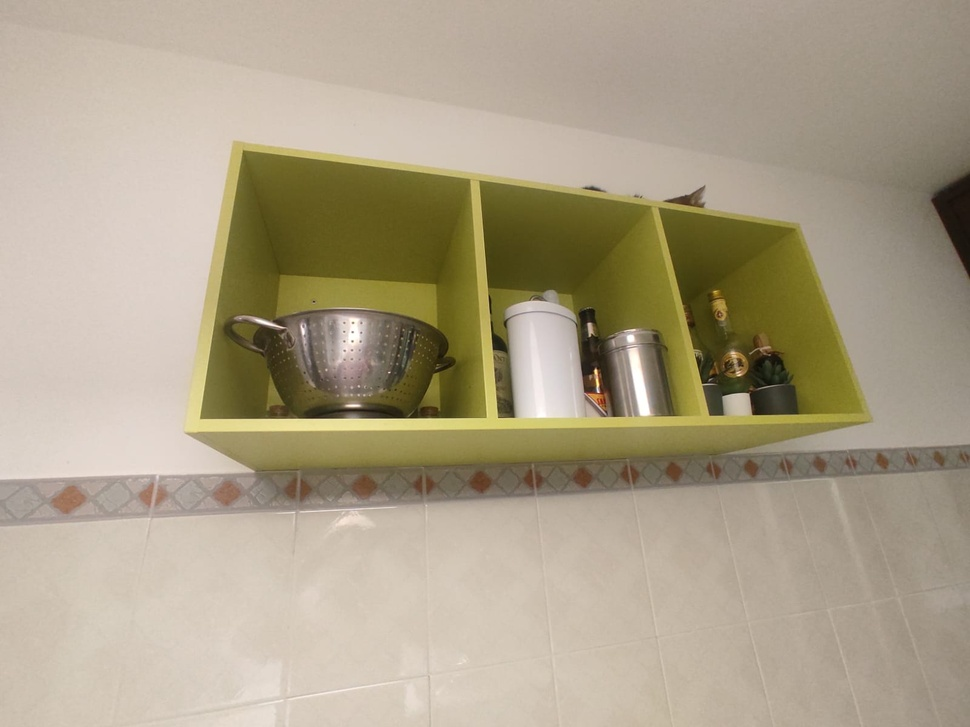
%> input picture Assignment/Homework Image.jpg, 970 x 727 px, shrunk from 1600 x 1200 before the run
$ octave CabinetMaskExtraction.m   (GNU Octave 9; MATLAB toolbox functions it lacks are replaced by stand-ins)
%> lines starting %> are read from the running program, lines starting %| are printed output that depends on the picture; in (x1, y1, x2, y2) boxes, pixels count from 0 and x2, y2 are one past the last pixel; in counts of white or black regions, pixels touching at a corner belong together; the program's own positions count from 1
close all;
clc;
clear;

%% Load the image
im = imread('../../Assignment/Homework Image.jpg');
%> im is the input picture: size 727x970x3 uint8; mean R, G, B 171.7, 160.1, 136.4

%% Convert the image to HSV
im_hsv = rgb2hsv(im);
%> im_hsv: size 727x970x3 double; mean H, S, V 0.101, 0.247, 0.673

%% Plot all the channels
figure;
subplot(2, 3, 1);
imshow(im(:, :, 1));
title('Red Channel');

subplot(2, 3, 2);
imshow(im(:, :, 2));
title('Green Channel');

subplot(2, 3, 3);
imshow(im(:, :, 3));
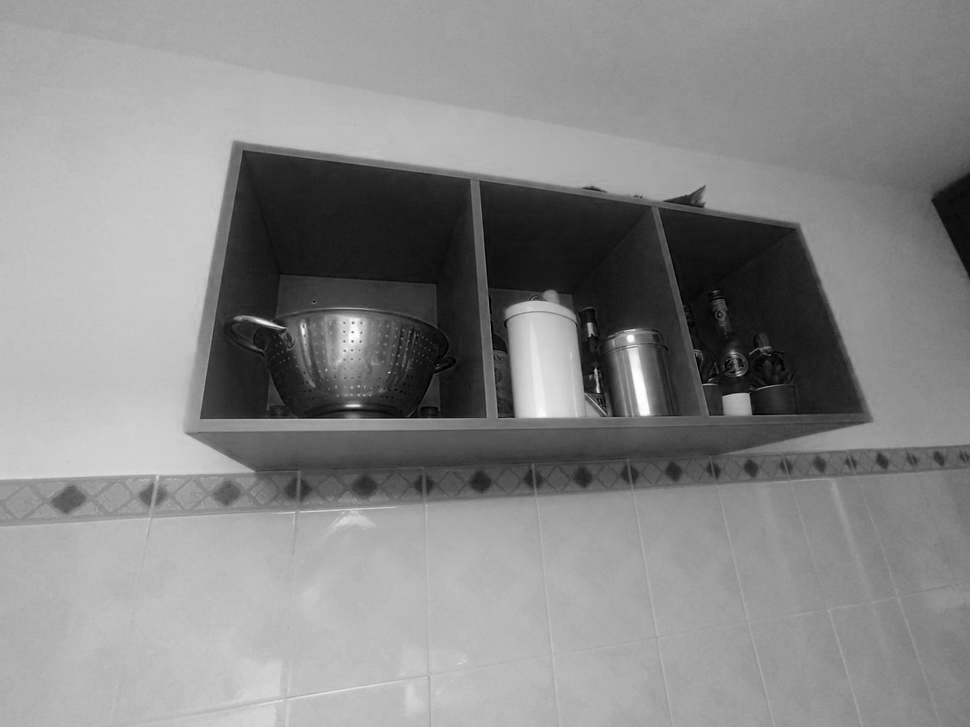
%> displayed picture: size 727x970, on the screen's scale of 0 to 255; min 0, max 255, mean 136.4
title('Blue Channel');

subplot(2, 3, 4);
imshow(im_hsv(:, :, 1));
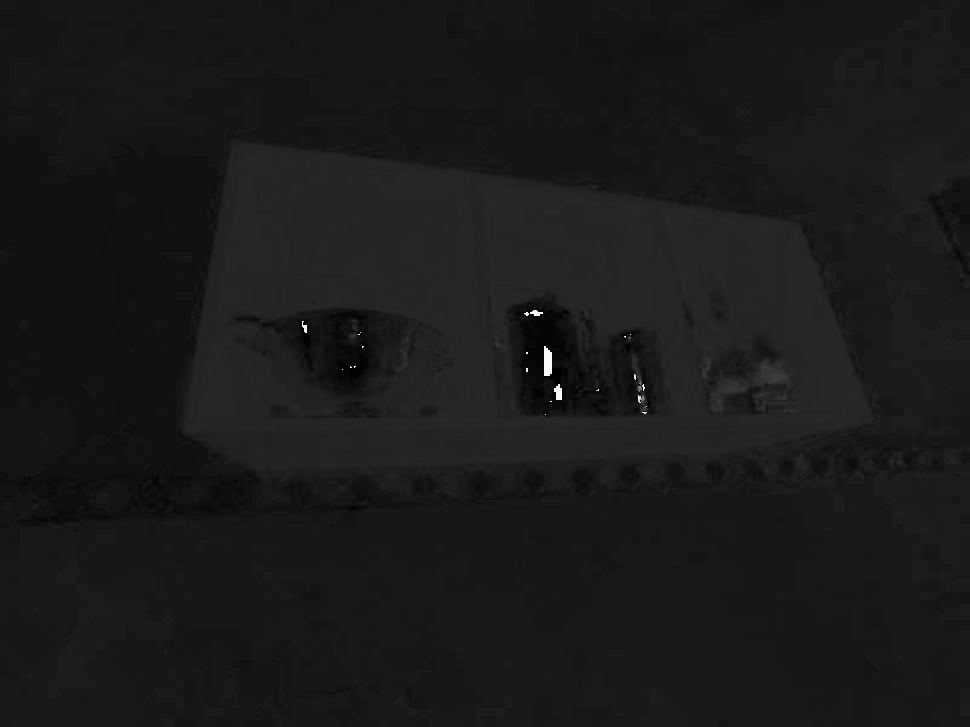
%> displayed picture: size 727x970, on the screen's scale of 0 to 255; min 0, max 253, mean 25.7
title('Hue Channel');

subplot(2, 3, 5);
imshow(im_hsv(:, :, 2));
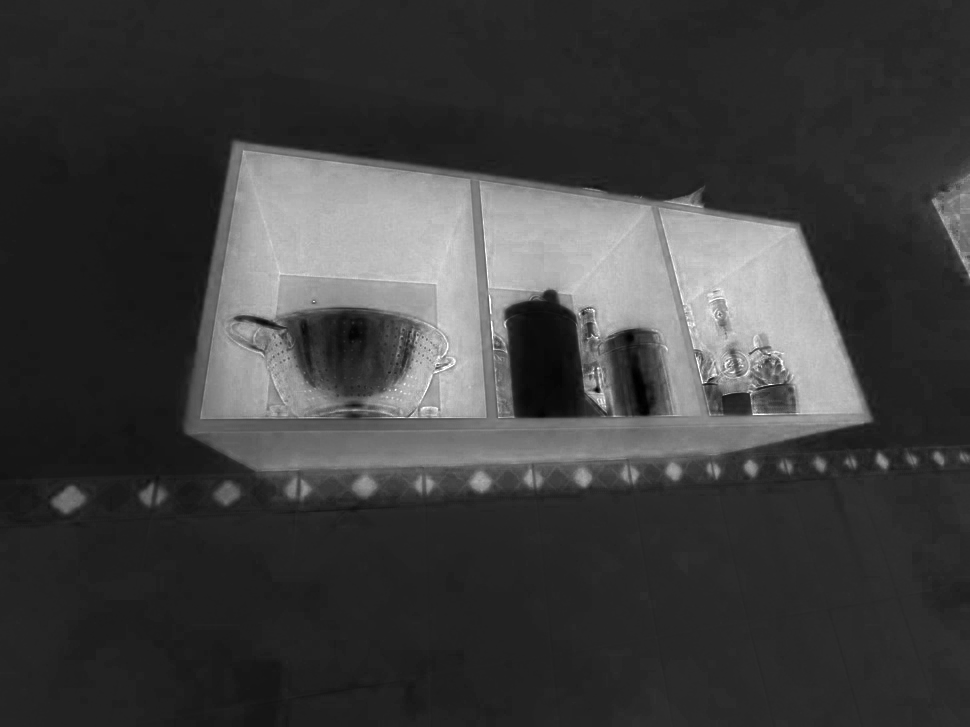
%> displayed picture: size 727x970, on the screen's scale of 0 to 255; min 0, max 255, mean 62.9
title('Saturation Channel');

subplot(2, 3, 6);
imshow(im_hsv(:, :, 3));
title('Value Channel');
impixelinfo;

%% Plot the channels as 3d surfeces
figure;
subplot(2, 3, 1);
surf(im(:, :, 1), 'EdgeColor', 'none', 'FaceColor', 'interp');
title('Red Channel');

subplot(2, 3, 2);
surf(im(:, :, 2), 'EdgeColor', 'none', 'FaceColor', 'interp');
title('Green Channel');

subplot(2, 3, 3);
surf(im(:, :, 3), 'EdgeColor', 'none', 'FaceColor', 'interp');
title('Blue Channel');

subplot(2, 3, 4);
surf(im_hsv(:, :, 1), 'EdgeColor', 'none', 'FaceColor', 'interp');
title('Hue Channel');

subplot(2, 3, 5);
surf(im_hsv(:, :, 2), 'EdgeColor', 'none', 'FaceColor', 'interp');
title('Saturation Channel');

subplot(2, 3, 6);
surf(im_hsv(:, :, 3), 'EdgeColor', 'none', 'FaceColor', 'interp');
title('Value Channel');

%% Mask the saturation channel with a threshold
sat_threshold = 0.3;
sat_mask = im_hsv(:, :, 2) > sat_threshold;
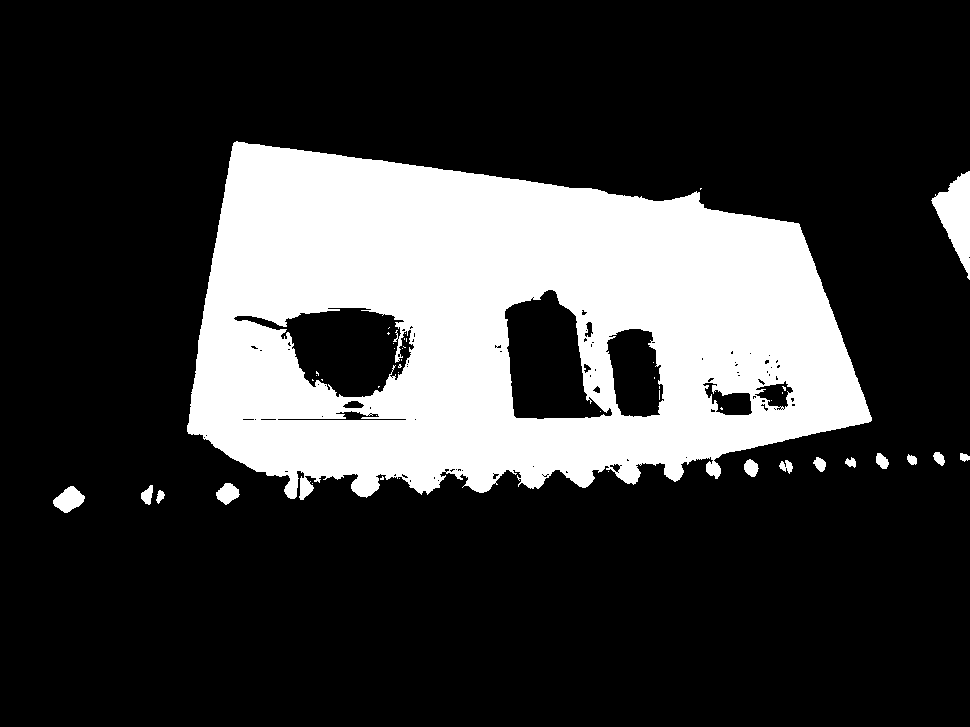
%> sat_mask: size 727x970 logical; 23.2% white; 46 white regions (32 under 20 px), largest, box (x1, y1, x2, y2) and area: (187, 141, 872, 500) 159078, (931, 171, 970, 280) 2159, (53, 486, 85, 513) 527

green_threshold = 30;
green_mask = im(:, :, 2) > green_threshold;
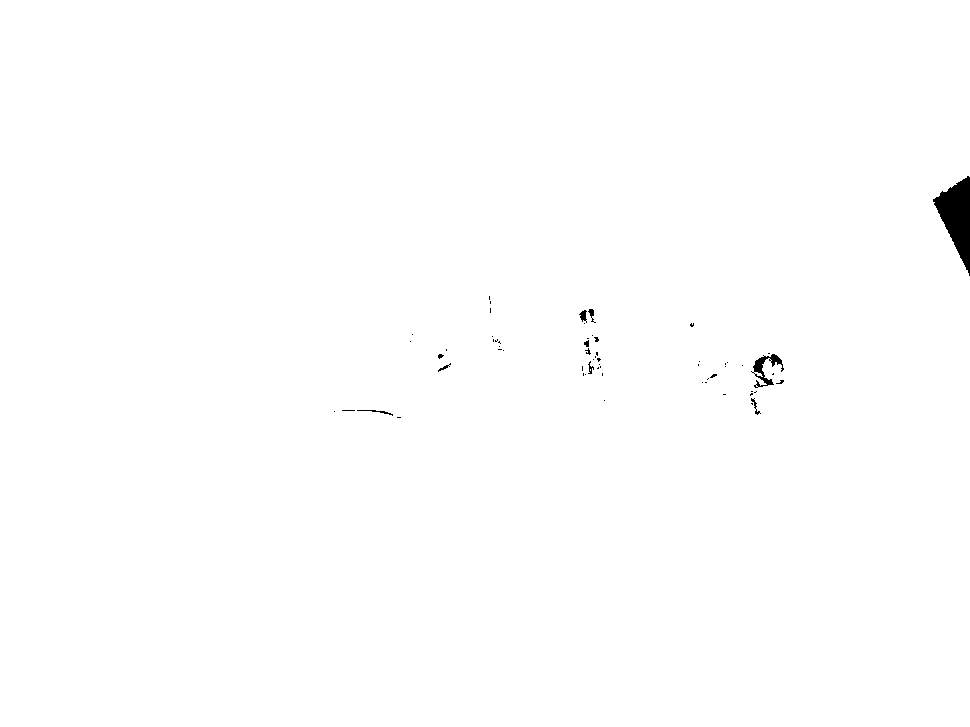
%> green_mask: size 727x970 logical; 99.6% white; 62 black regions (53 under 20 px), largest, box (x1, y1, x2, y2) and area: (933, 176, 970, 276) 1904, (751, 354, 784, 388) 367, (579, 310, 587, 323) 59

sat_and_green_mask = sat_mask & green_mask;
%> sat_and_green_mask: size 727x970 logical; 22.8% white; 52 white regions (37 under 20 px), largest, box (x1, y1, x2, y2) and area: (187, 141, 872, 500) 158208, (53, 486, 85, 513) 527, (216, 483, 240, 505) 335

erosion_kernel_size = 20;
erosion_kernel = strel('disk', erosion_kernel_size);
sat_and_green_mask_eroded = imerode(sat_and_green_mask, erosion_kernel);
%> sat_and_green_mask_eroded: size 727x970 logical; 10.8% white; 3 white regions, box (x1, y1, x2, y2) and area: (225, 163, 847, 463) 72365, (209, 332, 299, 432) 3331, (671, 330, 687, 360) 146

dilation_kernel_size_increment = 20;
dilation_kernel = strel('disk', erosion_kernel_size + dilation_kernel_size_increment);
sat_and_green_mask_opened = imdilate(sat_and_green_mask_eroded, dilation_kernel);
%> sat_and_green_mask_opened: size 727x970 logical; 28.5% white; 1 white region, box (x1, y1, x2, y2) and area: (170, 124, 886, 502) 200953

gaussian_kernel_size = 50;
gaussian_sigma = 30;
sat_and_green_mask_opened_smoothed = imgaussfilt(double(sat_and_green_mask_opened), gaussian_sigma);
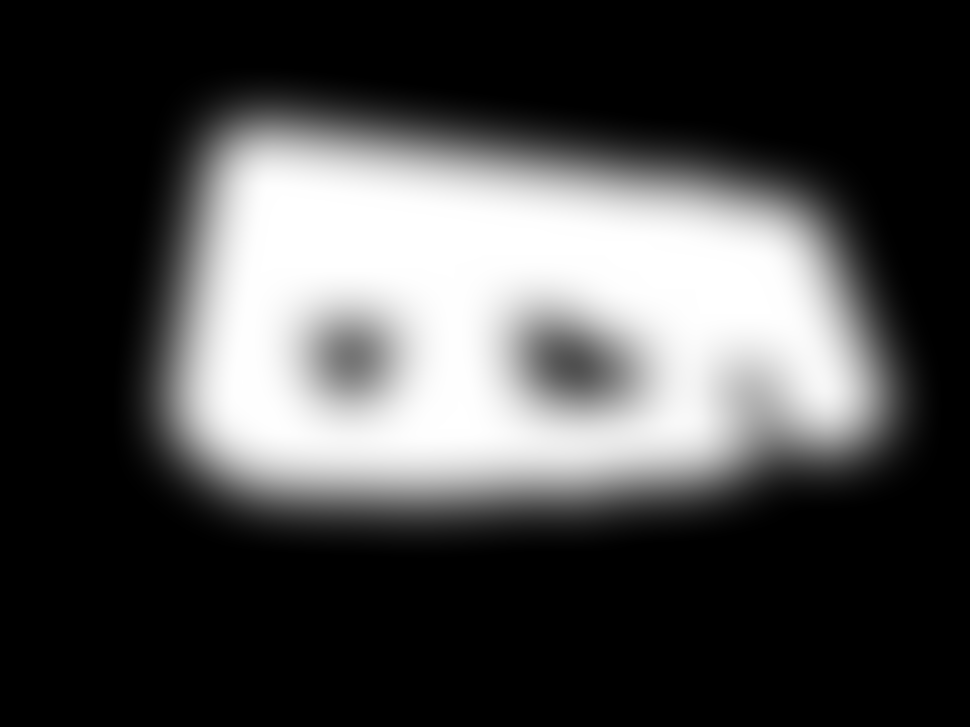
%> sat_and_green_mask_opened_smoothed: size 727x970 double; min 0, max 1, mean 0.285

%% Plot the masks
figure;
nrows = 2;
ncols = 3;
subplot(nrows, ncols, 1);
imshow(sat_mask);
title(['Masked Saturation Channel - th:', num2str(sat_threshold)]);

subplot(nrows, ncols, 2);
imshow(green_mask);
title(['Masked Green Channel - th:', num2str(green_threshold)]);

subplot(nrows, ncols, 3);
imshow(sat_and_green_mask);
title('Saturation and Green Mask');

subplot(nrows, ncols, 4);
imshow(sat_and_green_mask_eroded);
title(['Eroded Mask - kernel size:', num2str(erosion_kernel_size)]);

subplot(nrows, ncols, 5);
imshow(sat_and_green_mask_opened);
title(['Opened Mask - kernel size:', num2str(erosion_kernel_size)]);

subplot(nrows, ncols, 6);
imshow(sat_and_green_mask_opened_smoothed);
title(['Opened Mask Smoothed - kernel size:', num2str(gaussian_kernel_size), ' sigma:', num2str(gaussian_sigma)]);

impixelinfo;

%% Mask the original image
im_masked = im;
im_masked(:, :, 1) = uint8(double(im_masked(:, :, 1)) .* sat_and_green_mask_opened_smoothed);
%> im_masked: size 727x970x3 uint8; mean H, S, V 37.9, 160.1, 136.4
im_masked(:, :, 2) = uint8(double(im_masked(:, :, 2)) .* sat_and_green_mask_opened_smoothed);
%> im_masked: size 727x970x3 uint8; mean H, S, V 37.9, 35, 136.4
im_masked(:, :, 3) = uint8(double(im_masked(:, :, 3)) .* sat_and_green_mask_opened_smoothed);
%> im_masked: size 727x970x3 uint8; mean H, S, V 37.9, 35, 21.9

figure;
imshow(im_masked);
title('Masked Image');

%% Save the mask
image_mask = sat_and_green_mask_opened_smoothed;
save('./image_mask_tight.mat', 'image_mask');
